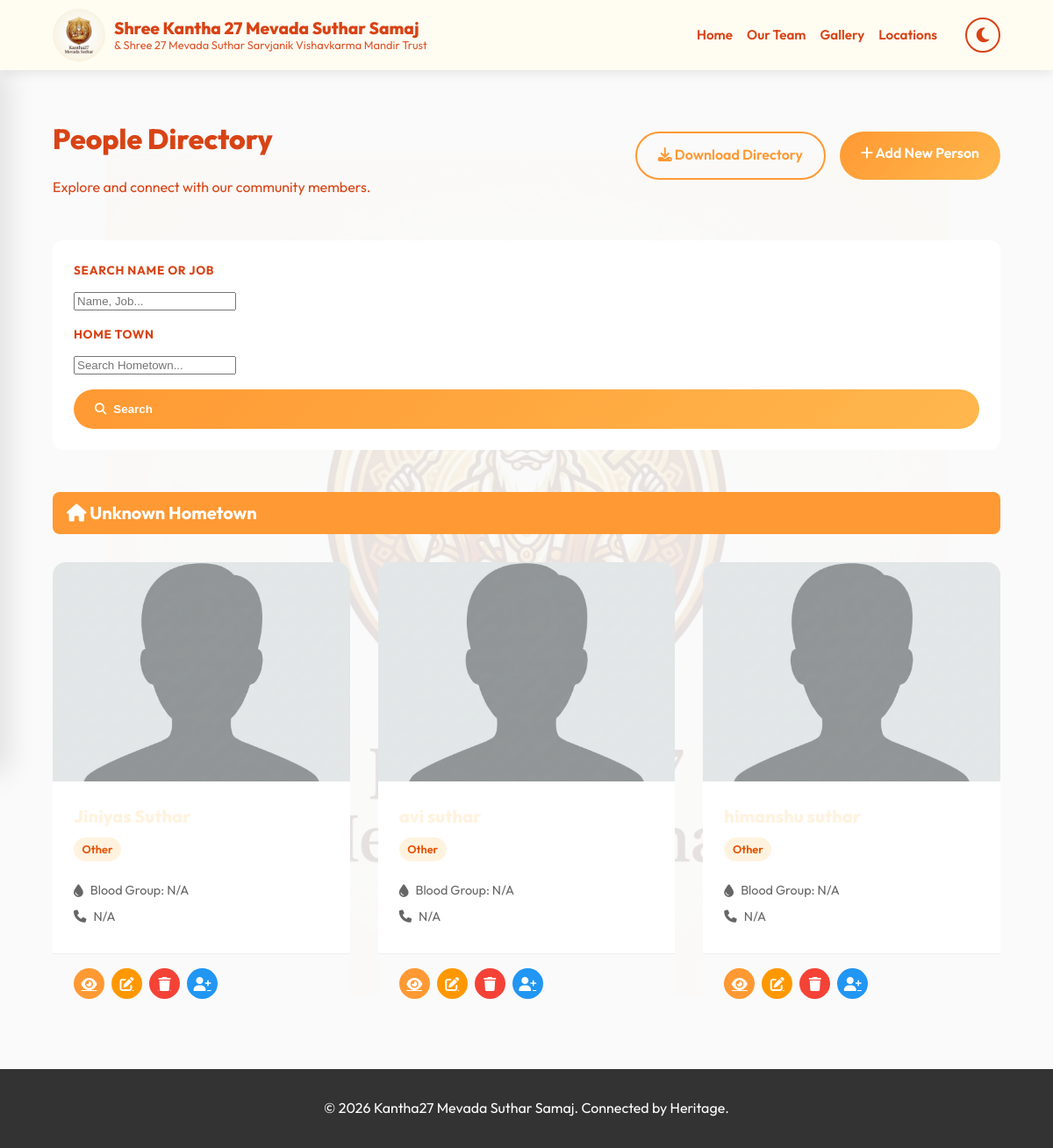
Page /people/ (signed in) on the earlier database version.
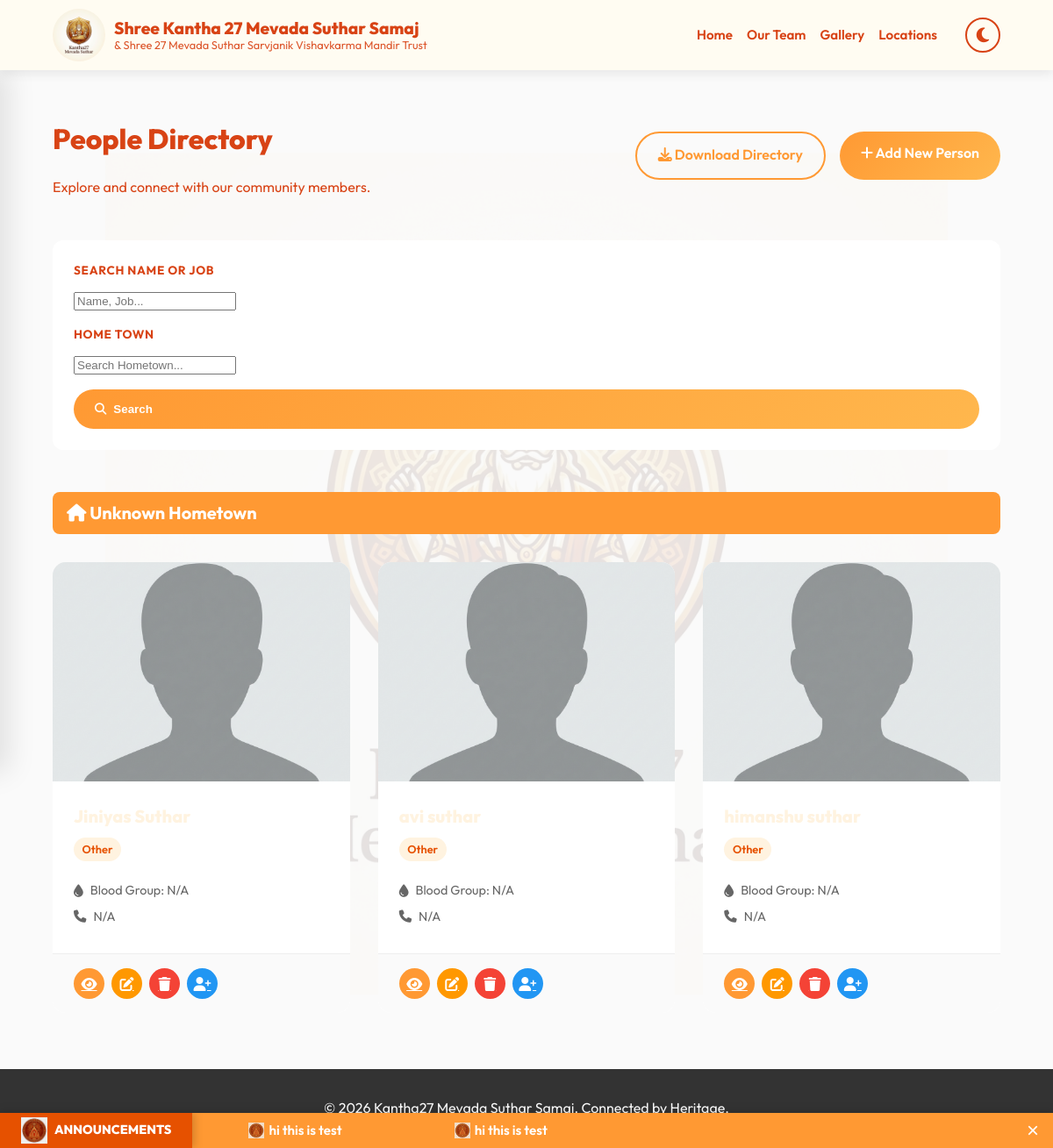
Same page on the later database version.
### people/models.py (models this page shows, shortened)
class Person(models.Model):
    RELATION_CHOICES = [
        ('HEAD', 'Head of Family'),
        ('SPOUSE', 'Spouse'),
        ('SON', 'Son'),
        ('DAUGHTER', 'Daughter'),
        ('GRANDSON', 'Grandson'),
        ('GRANDDAUGHTER', 'Granddaughter'),
        ('OTHER', 'Other'),
    ]
    MARITAL_STATUS_CHOICES = [
        ('MARRIED', 'Married'),
        ('UNMARRIED', 'Unmarried'),
    ]
    BLOOD_GROUP_CHOICES = [
        ('A+', 'A+'), ('A-', 'A-'),
        ('B+', 'B+'), ('B-', 'B-'),
        ('AB+', 'AB+'), ('AB-', 'AB-'),
        ('O+', 'O+'), ('O-', 'O-'),
    ]
    EDUCATION_CHOICES = [
        ('SSC', 'SSC'),
        ('HSC', 'HSC'),
        ('DIPLOMA', 'Diploma'),
        ('GRADUATE', 'Graduate'),
        ('POST_GRADUATE', 'Post Graduate'),
        ('DOCTORATE', 'Doctorate'),
        ('CA', 'CA'),
        ('CS', 'CS'),
        ('LLB', 'LLB'),
        ('MBBS', 'MBBS'),
        ('OTHER', 'Other'),
    ]
    photo = models.ImageField(upload_to='people_photos/', blank=True, null=True)
    full_name = models.CharField(max_length=200, verbose_name="Full Name")
    relation_with_head = models.CharField(max_length=20, choices=RELATION_CHOICES, default='OTHER')
    is_head = models.BooleanField(default=False, verbose_name="Is Head of Family")
    marital_status = models.CharField(max_length=10, choices=MARITAL_STATUS_CHOICES, default='UNMARRIED')
    birth_date = models.DateField(null=True, blank=True)
    education = models.CharField(max_length=50, choices=EDUCATION_CHOICES, blank=True)
    education_other = models.CharField(max_length=200, blank=True, null=True, verbose_name="Other Education")
    maternal_home = models.CharField(max_length=200, blank=True, null=True, verbose_name="Maternal Home")
    blood_group = models.CharField(max_length=5, choices=BLOOD_GROUP_CHOICES, blank=True)
    address = models.TextField(blank=True)
    job = models.CharField(max_length=200, blank=True, verbose_name="Job/Profession")
    mobile_number = models.CharField(max_length=15, blank=True)
    family = models.ForeignKey(Family, on_delete=models.CASCADE, related_name='members', null=True, blank=True)
    parent_person = models.ForeignKey('self', on_delete=models.SET_NULL, null=True, blank=True, related_name='children_people')
    created_at = models.DateTimeField(auto_now_add=True)
    updated_at = models.DateTimeField(auto_now=True)
    class Meta:
        verbose_name_plural = "People Directory"
        ordering = ['family__hometown', 'full_name']

### news/models.py (models this page shows, shortened)
class NewsAnnouncement(models.Model):
    message = models.TextField(help_text="The announcement text to display in the scroller.")
    is_active = models.BooleanField(default=True, help_text="Toggle visibility of this announcement.")
    scroll_speed = models.IntegerField(default=20, help_text="Speed in seconds (e.g., 20 = Slow, 10 = Fast).")
    created_at = models.DateTimeField(auto_now_add=True)
    updated_at = models.DateTimeField(auto_now=True)

### people/views.py (the view)
# urls.py: path('', views.directory, name='people_directory'),
@login_required
def directory(request):
    if not request.user.can_view_directory and not is_admin_or_subadmin(request.user):
        messages.warning(request, "You do not have permission to view the People Directory. Please contact the administrator.")
        return redirect('home')
    query = request.GET.get('q', '')
    hometown = request.GET.get('hometown', '')
    people = Person.objects.select_related('family').all()
    if query:
        people = people.filter(Q(full_name__icontains=query) | Q(job__icontains=query))
    if hometown:
        people = people.filter(family__hometown__icontains=hometown)
    people = people.order_by('family__hometown', 'full_name')
    committee_full = CommitteeMember.is_committee_full()
    available_slots = CommitteeMember.get_available_slots()
    return render(request, 'people/directory_list.html', {
        'people': people,
        'is_admin': is_admin_or_subadmin(request.user),
        'query': query,
        'hometown': hometown,
        'committee_full': committee_full,
        'available_slots': available_slots
    })

### management/models.py (called while the page is built)
    @classmethod
    def get_total_members(cls):
        return cls.objects.count()

    @classmethod
    def is_committee_full(cls):
        return cls.get_total_members() >= 47

    @classmethod
    def get_available_slots(cls):
        return 47 - cls.get_total_members()

### news/templatetags/news_tags.py (called while the page is built)
@register.inclusion_tag('news/ticker.html')
def news_ticker():
    announcements = NewsAnnouncement.objects.filter(is_active=True).order_by('-created_at')
    speed = 20
    if announcements.exists():
        speed = announcements.first().scroll_speed
    return {
        'announcements': announcements,
        'speed': speed
    }

### people/views.py (called while the page is built)
def is_admin_or_subadmin(user):
    return user.is_authenticated and (user.role in ['ADMIN', 'SUB_ADMIN'] or user.is_superuser)

### templates/people/directory_list.html (shortened to what the changed rows need)
{% extends 'base/base.html' %}
{% load static %}
{% block content %}
<div class="directory-header">
    <div>
        <h1 class="text-secondary" style="font-weight: 800; margin-bottom: 0.25rem;">People Directory</h1>
    </div>
</div>
<div class="directory-list">
    <div class="directory-grid">
        {% regroup people by family.hometown as hometown_list %}
        {% for hometown in hometown_list %}
        <div class="hometown-group">
            <i class="fas fa-home"></i> {{ hometown.grouper|default:"Unknown Hometown" }}
        </div>
        {% for person in hometown.list %}
        <div class="person-card">
            {% if person.photo %}
            <img src="{{ person.photo.url }}" alt="{{ person.full_name }}" class="person-photo">
            {% else %}
            <img src="{% static 'img/default_profile.png' %}" alt="Default Profile" class="person-photo">
            {% endif %}
            <div class="person-info">
                <div class="person-name">{{ person.full_name }}</div>
                <span class="person-tag">{{ person.get_relation_with_head_display }}</span>
                <div class="person-details">
                    <p><i class="fas fa-tint"></i> Blood Group: {{ person.blood_group|default:"N/A" }}</p>
                    <p><i class="fas fa-phone"></i> {{ person.mobile_number|default:"N/A" }}</p>
                </div>
            </div>
            <div class="action-btns">
                <a href="{% url 'person_detail' person.pk %}" class="btn-icon btn-view" title="View Profile">
                    <i class="fas fa-eye"></i>
                </a>
                {% if is_admin %}
                <a href="{% url 'edit_person' person.pk %}" class="btn-icon btn-edit" title="Edit">
                    <i class="fas fa-edit"></i>
                </a>
                <a href="{% url 'delete_person' person.pk %}" class="btn-icon btn-delete" title="Delete">
                    <i class="fas fa-trash"></i>
                </a>
                {% if person.committee_memberships.exists %}
                <button class="btn-icon" style="background-color: #4CAF50; cursor: default;"
                    title="Already in Committee">
                    <i class="fas fa-check-circle"></i>
                </button>
                {% else %}
                {% if committee_full %}
                <span class="d-inline-block" tabindex="0" data-toggle="tooltip" title="Committee is full (47 members)">
                    <button class="btn-icon" style="background-color: #ccc; cursor: not-allowed;" disabled>
                        <i class="fas fa-user-plus"></i>
                    </button>
                </span>
                {% else %}
                <a href="{% url 'add_to_committee' person.pk %}" class="btn-icon" style="background-color: #2196F3;"
                    title="Add to Our Team">
                    <i class="fas fa-user-plus"></i>
                </a>
                {% endif %}
                {% endif %}
                {% endif %}
            </div>
        </div>
        {% endfor %}
        {% empty %}
        <div style="grid-column: 1 / -1; text-align: center; padding: 4rem; background: #fff; border-radius: 12px;">
            <i class="fas fa-users-slash" style="font-size: 4rem; color: #ddd; margin-bottom: 1rem;"></i>
            <h3>No people found</h3>
            <p>Try adjusting your search filters.</p>
        </div>
        {% endfor %}
    </div>
</div>
{% endblock %}

### templates/news/ticker.html
{% load static %}
{% if announcements %}
<div class="news-ticker-container">
    <div class="ticker-label">
        <img src="{% static 'img/ticker_logo.png' %}" alt="News" style="height: 30px; margin-right: 8px;">
        Announcements
    </div>
    <div class="ticker-wrap">
        <div class="ticker-move" style="animation-duration: {{ speed }}s;">
            <div class="ticker-group">
                {% for item in announcements %}
                <div class="ticker-item">
                    <img src="{% static 'img/ticker_logo.png' %}" alt="Icon"
                        style="height: 18px; vertical-align: middle; margin-right: 5px; opacity: 0.8;">
                    {{ item.message }}
                </div>
                {% endfor %}
            </div>
            <div class="ticker-group">
                {% for item in announcements %}
                <div class="ticker-item">
                    <img src="{% static 'img/ticker_logo.png' %}" alt="Icon"
                        style="height: 18px; vertical-align: middle; margin-right: 5px; opacity: 0.8;">
                    {{ item.message }}
                </div>
                {% endfor %}
            </div>
        </div>
    </div>
    <button class="ticker-close"
        onclick="document.querySelector('.news-ticker-container').style.display='none';">&times;</button>
</div>
{% endif %}

Differences in the rows shown:
added NewsAnnouncement: message "hi this is test"
Other differences:
text now shown: "ANNOUNCEMENTS ×"
